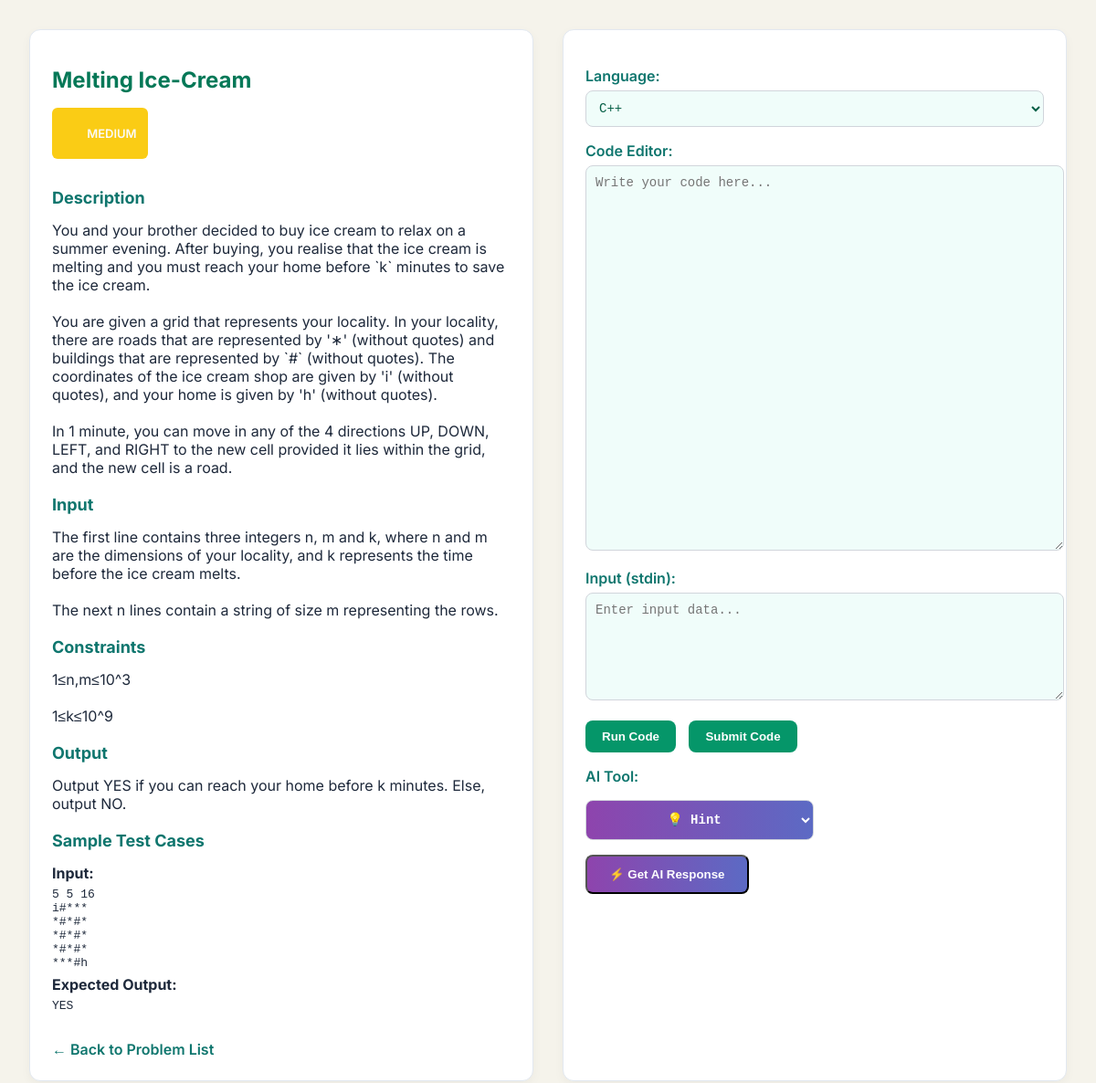
The app's page /home/problems/1/ (signed in) with its own data.
### Problems/models.py (models this page shows, shortened)
class Problem(models.Model):
    title = models.CharField(max_length=200)
    description = models.TextField()
    Input = models.TextField(null=True, blank=True)
    constraints = models.TextField()
    Output = models.TextField(null=True, blank=True)
    difficulty = models.CharField(max_length=20)
    ai_review = models.TextField(null=True, blank=True)  # 🔹 AI review field added

class TestCase(models.Model):
    problem = models.ForeignKey(Problem, on_delete=models.CASCADE)
    input_data = models.TextField()
    expected_output = models.TextField()
    is_sample = models.BooleanField(default=False)

### Problems/views.py (the view)
# urls.py: path('problems/<int:pk>/', views.problem_detail, name='problem_details'),
@login_required
def problem_detail(request, pk):
    problem = get_object_or_404(Problem, pk=pk)
    sample_testcases = TestCase.objects.filter(problem=problem, is_sample=True)
    all_testcases = TestCase.objects.filter(problem=problem)  # includes hidden testcases
    if not problem.ai_review:
        review_response = generate_ai_review(request, pk)
        if isinstance(review_response, JsonResponse):
            problem.ai_review = json.loads(review_response.content).get("review")
            problem.save()
    submission = None
    verdict = None
    runtime = None
    passed_testcases = None
    failed_testcase_number = None
    show_output = False
    show_verdict = False
    test_case_results = []
    if request.method == 'POST':
        form = CodeSubmissionForm(request.POST)
        action = request.POST.get("action")
        if form.is_valid():
            submission = form.save(commit=False)
            submission.problem = problem
            if action == "run":
                result = run_code(submission.language, submission.code, submission.input_data)
                submission.output_data = result["output"]
                submission.verdict = result["verdict"]
                submission.runtime = result["runtime"]
                show_output = True
            elif action == "submit":
                show_verdict = True
                passed = 0
                has_failed_hidden = False
                for idx, testcase in enumerate(all_testcases, start=1):
                    test_result = run_code(submission.language, submission.code, testcase.input_data)
                    output = test_result["output"]
                    verdict = test_result["verdict"]
                    passed_this = (
                        output.strip() == testcase.expected_output.strip()
                        and verdict == "Accepted"
                    )
                    test_case_results.append({
                        'status': 'Passed' if passed_this else (verdict if verdict != "Accepted" else "Failed"),
                        'passed': passed_this,
                        'is_sample': testcase.is_sample,
                        'number': idx,
                    })
                    if not passed_this:
                        if not testcase.is_sample:
                            submission.verdict = verdict if verdict != "Accepted" else "Wrong Answer"
                            failed_testcase_number = f"Test case {idx} failed"
                            has_failed_hidden = True
                            break
                    else:
                        passed += 1
                if not has_failed_hidden:
                    submission.verdict = "Accepted"
                submission.output_data = output
                submission.runtime = test_result.get("runtime", None)
            submission.save()
            verdict = submission.verdict
            runtime = submission.runtime
    else:
        form = CodeSubmissionForm()
    context = {
        'problem': problem,
        'form': form,
        'sample_testcases': sample_testcases,
        'submission': submission,
        'verdict': verdict,
        'runtime': runtime,
        'passed_testcases': passed_testcases,
        'failed_testcase_number': failed_testcase_number,
        'show_output': show_output,
        'show_verdict': show_verdict,
        'test_case_results': test_case_results,
    }
    template = loader.get_template('problem_details.html')
    return HttpResponse(template.render(context, request))

### Compiler/forms.py
class CodeSubmissionForm(forms.ModelForm):
    language = forms.ChoiceField(choices=LANGUAGE_CHOICES)
    class Meta:
        model = CodeSubmission
        fields = ["language", "code", "input_data"]

### Problems/templates/problem_details.html (shortened to what this page needs)
<!DOCTYPE html>
<html lang="en">
<head>
</head>
<body>
  <form method="post" class="container">
    <div class="problem-panel">
      <h1>{{ problem.title }}</h1>
      <p class="difficulty-badge {% if problem.difficulty == 'Easy' %}easy{% elif problem.difficulty == 'Medium' %}medium{% elif problem.difficulty == 'Hard' %}hard{% endif %}">
        {{ problem.difficulty }}
      </p>
      <h2>Description</h2>
      <p>{{ problem.description }}</p>
      <h2>Input</h2>
      <p>{{ problem.Input }}</p>
      <h2>Constraints</h2>
      <p>{{ problem.constraints }}</p>
      <h2>Output</h2>
      <p>{{ problem.Output }}</p>
      <h2>Sample Test Cases</h2>
      {% for case in sample_testcases %}
        <div class="sample-testcase">
          <strong>Input:</strong>
          <pre>{{ case.input_data }}</pre>
          <strong>Expected Output:</strong>
          <pre>{{ case.expected_output }}</pre>
        </div>
      {% empty %}
        <p>No sample test cases available.</p>
      {% endfor %}
      <a href="{% url 'problem_list' %}" class="back-link">← Back to Problem List</a>
    </div>
    <div class="compiler-panel">
      <label for="id_language">Language:</label>
      <select name="language" id="id_language" required>
        <option value="cpp" {% if submission.language == 'cpp' %}selected{% endif %}>C++</option>
      </select>
      <label for="id_code">Code Editor:</label>
      <textarea name="code" id="id_code" class="code-area" placeholder="Write your code here..." required>{% if submission.code %}{{ submission.code }}{% endif %}</textarea>
      <label for="id_input_data">Input (stdin):</label>
      <textarea name="input_data" id="id_input_data" rows="6" placeholder="Enter input data...">{% if submission.input_data %}{{ submission.input_data }}{% endif %}</textarea>
      <button type="submit" name="action" value="run" class="run-button">Run Code</button>
      <button type="submit" name="action" value="submit" class="run-button">Submit Code</button>
      <label for="ai-task">AI Tool:</label>
      <select id="ai-task" class="ai-link" style="margin-bottom: 1rem;">
        <option value="hint">💡 Hint</option>
      </select>
      <button type="button" onclick="triggerAIReview()" class="ai-link">⚡ Get AI Response</button>
    </div>
  </form>
</body>
</html>

### Problems/templates/problem_details.html (style rules this page uses)
body { margin: 0; padding: 0; background-color: #f5f3eb; font-family: 'Inter', sans-serif; color: #1e293b; }
.container { display: grid; grid-template-columns: 1fr 1fr; gap: 32px; padding: 32px; }
.problem-panel, .compiler-panel { background-color: #ffffff; padding: 24px; border-radius: 12px; border: 1px solid #e2e8f0; box-shadow: 0 4px 12px rgba(0, 0, 0, 0.04); }
h1 { color: #047857; font-size: 24px; margin-bottom: 10px; }
h2 { color: #0f766e; margin-top: 20px; font-size: 18px; }
p, pre { margin: 6px 0; white-space: pre-wrap; }
label { font-weight: 600; color: #0f766e; margin-top: 16px; display: block; }
select, textarea { width: 100%; padding: 10px; margin-top: 6px; font-family: monospace; border: 1px solid #d1d5db; border-radius: 8px; background-color: #f0fdfa; color: #065f46; font-size: 14px; resize: vertical; }
.code-area { height: 400px; }
.run-button { background-color: #059669; color: white; font-weight: bold; border: none; padding: 10px 18px; margin-top: 18px; border-radius: 8px; cursor: pointer; margin-right: 10px; transition: background-color 0.3s ease; }
.ai-link { display: block; text-align: center; font-weight: bold; color: #ffffff; padding: 0.75rem 1.5rem; border-radius: 8px; text-decoration: none; background: linear-gradient(90deg, #8e44ad, #5c6ac4, #00bcd4); background-size: 200% auto; transition: background-position 0.4s ease; max-width: 250px; margin-top: 16px; }
.back-link { margin-top: 24px; display: inline-block; text-decoration: none; color: #0f766e; font-weight: 600; }
.difficulty-badge { display: inline-block; padding: 4px 12px; font-size: 13px; font-weight: 600; border-radius: 6px; text-transform: uppercase; text-align: center; margin-bottom: 12px; }
.medium { background-color: #facc15; color: #fbfaf9; }

### records on screen
Problem: title "Melting Ice-Cream", difficulty "MEDIUM", description "You and your brother decided to buy ice cream to relax on a summer evening. After buying, you realise that the ice cream is melting and you must reach your home before `k` minutes to save the ice cream. You are given a grid that represents your locality. In your locality, there are roads that are represented by '∗' (without quotes) and buildings that are represented by `#` (without quotes). The coordinates of the ice cream shop are given by 'i' (without quotes), and your home is given by 'h' (without quotes). In 1 minute, you can move in any of the 4 directions UP, DOWN, LEFT, and RIGHT to the new cell provided it lies within the grid, and the new cell is a road.", Input "The first line contains three integers n, m and k, where n and m are the dimensions of your locality, and k represents the time before the ice cream melts. The next n lines contain a string of size m representing the rows.", constraints "1≤n,m≤10^3 1≤k≤10^9", Output "Output YES if you can reach your home before k minutes. Else, output NO."
TestCase: input_data "5 5 16 i#*** *#*#* *#*#* *#*#* ***#h", expected_output "YES"
